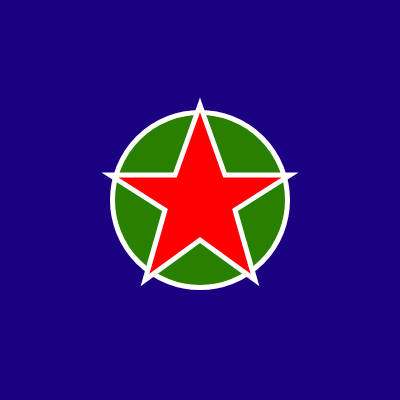
Frame 1 (no input)
Frame 60 (no input): identical to frame 1, image omitted
Frame 120 (the mouse pressed at the canvas centre since frame 60): identical to frame 1, image omitted

The p5.js sketch that drew this single still picture (run headless with seeded random() and noise() and a simulated clock; from frame 60 on, the mouse is pressed at the canvas centre):

// p5.js sketch
// ── sketch.js
function setup() {
  createCanvas(400, 400);
}

function draw() {
  background(27,0,129);
  strokeWeight(5);
  stroke(255);
  fill(41,128,0);
  circle(200,200,175);
  fill(255,0,0);
  beginShape();
  vertex(200,105);
  vertex(225,175);
  vertex(290,175);
  vertex(235,210);
  vertex(255,280);
  vertex(200,240);
  vertex(145,280);
  vertex(165,210);
  vertex(110,175);
  vertex(175,175);
  endShape(CLOSE);
}
